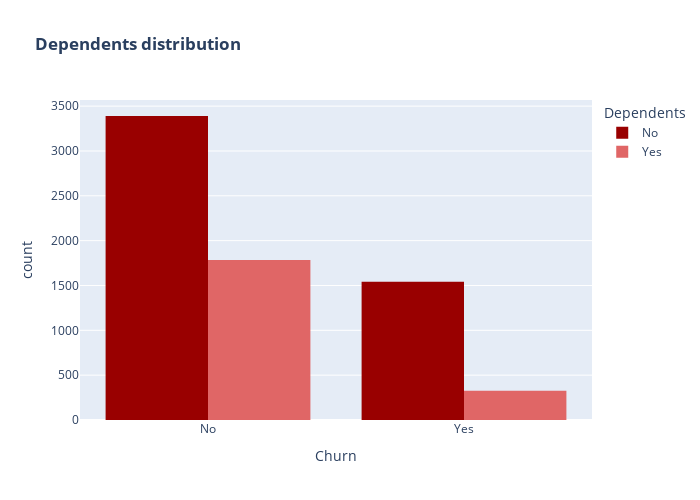

Here is the notebook cell this chart was saved with:
### Code cell
color_map = {"Yes": "#e06666", "No": "#990000"}
fig = px.histogram(df, x="Churn", color="Dependents", barmode="group", title="<b>Dependents distribution</b>", color_discrete_map=color_map)
fig.update_layout(width=700, height=500, bargap=0.2)
fig.show()

### Figure 1 — Plotly figure (JSON) as saved in the notebook; plotly's stock layout.template omitted (floating-point values rounded to 4 significant figures; data arrays with more than 128 entries replaced by an {"elided": "..."} marker saying what was removed)
{"data": [{"alignmentgroup": "True", "bingroup": "x", "hovertemplate": "Dependents=No<br>Churn=%{x}<br>count=%{y}<extra></extra>", "legendgroup": "No", "marker": {"color": "#990000", "pattern": {"shape": ""}}, "name": "No", "offsetgroup": "No", "orientation": "v", "showlegend": true, "type": "histogram", "x": {"elided": "4933 str values"}, "xaxis": "x", "yaxis": "y"}, {"alignmentgroup": "True", "bingroup": "x", "hovertemplate": "Dependents=Yes<br>Churn=%{x}<br>count=%{y}<extra></extra>", "legendgroup": "Yes", "marker": {"color": "#e06666", "pattern": {"shape": ""}}, "name": "Yes", "offsetgroup": "Yes", "orientation": "v", "showlegend": true, "type": "histogram", "x": {"elided": "2110 str values"}, "xaxis": "x", "yaxis": "y"}], "layout": {"bargap": 0.2, "barmode": "group", "height": 500, "legend": {"title": {"text": "Dependents"}, "tracegroupgap": 0}, "title": {"text": "<b>Dependents distribution</b>"}, "width": 700, "xaxis": {"anchor": "y", "domain": [0, 1], "title": {"text": "Churn"}}, "yaxis": {"anchor": "x", "domain": [0, 1], "title": {"text": "count"}}}}
